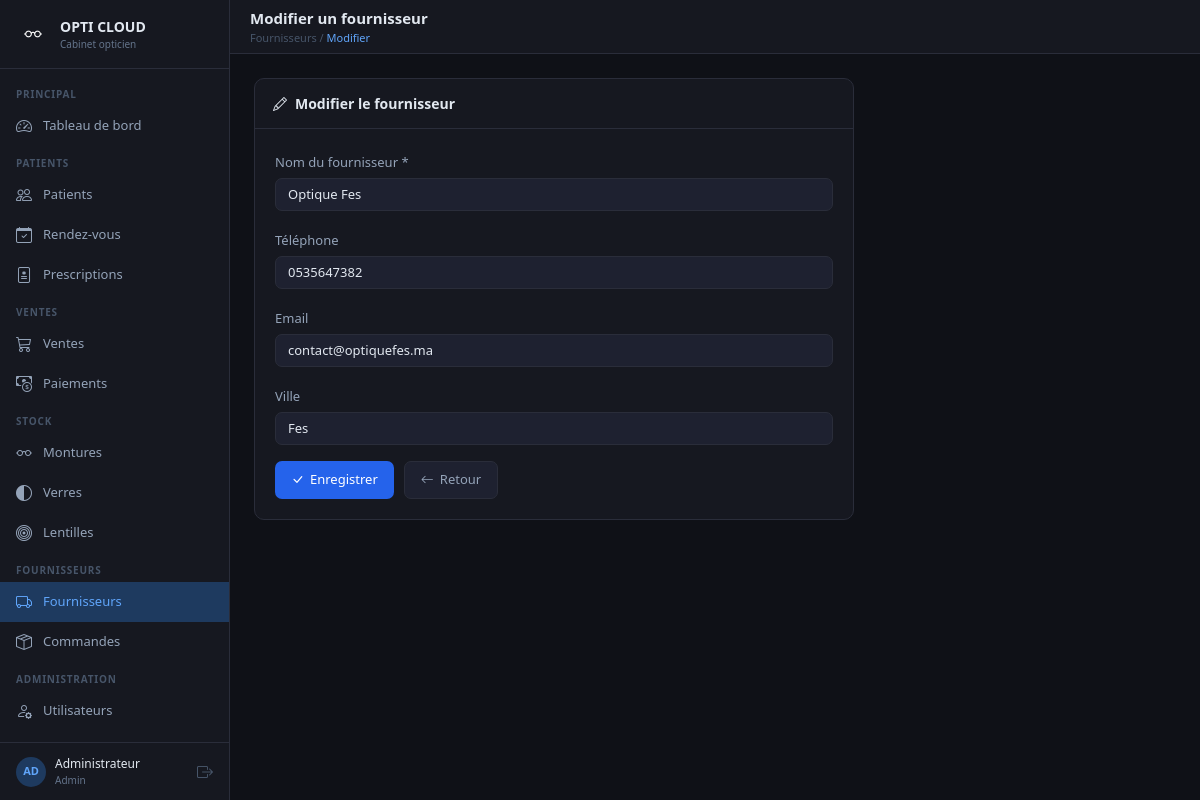
The app's page /fournisseur/fournisseur_modifier.php?id=5 (signed in) with its own data.
### tables this page shows
CREATE TABLE `fournisseur` (
  `id` int(11) NOT NULL AUTO_INCREMENT,
  `nom_fournisseur` varchar(100) NOT NULL,
  `tel_fournisseur` varchar(20) DEFAULT '',
  `email_fournisseur` varchar(100) DEFAULT '',
  `ville_fournisseur` varchar(100) DEFAULT '',
  PRIMARY KEY (`id`)
);

### fournisseur/fournisseur_modifier.php (the view, shortened to what this page needs)
<?php
require("../connexion.php");
$page_breadcrumb = "Fournisseurs / <span>Modifier</span>";
$id  = isset($_GET['id']) ? intval($_GET['id']) : 0;
$res = mysqli_query($con, "SELECT * FROM fournisseur WHERE id = $id");
$fournisseur = mysqli_fetch_assoc($res);
require("../layout.php");
?>
<div style="max-width:600px;">
    <div class="card-dark">
        <div class="card-header"><i class="bi bi-pencil me-2"></i>Modifier le fournisseur</div>
        <div style="padding:20px;">
            <form method="POST" class="form-dark">
                <div class="mb-3">
                    <label class="form-label">Nom du fournisseur *</label>
                    <input type="text" name="nom_fournisseur" class="form-control"
                           value="<?php echo htmlspecialchars($fournisseur['nom_fournisseur']); ?>">
                </div>
                <div class="mb-3">
                    <label class="form-label">Téléphone</label>
                    <input type="text" name="tel_fournisseur" class="form-control"
                           value="<?php echo htmlspecialchars($fournisseur['tel_fournisseur']); ?>">
                </div>
                <div class="mb-3">
                    <label class="form-label">Email</label>
                    <input type="email" name="email_fournisseur" class="form-control"
                           value="<?php echo htmlspecialchars($fournisseur['email_fournisseur']); ?>">
                </div>
                <div class="mb-3">
                    <label class="form-label">Ville</label>
                    <input type="text" name="ville_fournisseur" class="form-control"
                           value="<?php echo htmlspecialchars($fournisseur['ville_fournisseur']); ?>">
                </div>
                <div style="display:flex; gap:10px;">
                    <button type="submit" class="btn-primary-dark">
                        <i class="bi bi-check-lg"></i> Enregistrer
                    </button>
                    <a href="fournisseur_list.php" class="btn-secondary-dark">
                        <i class="bi bi-arrow-left"></i> Retour
                    </a>
                </div>
            </form>
        </div>
    </div>
</div>
<?php require("../layout_end.php"); ?>

### layout.php (style rules this page uses)
* { box-sizing: border-box; }
body { margin: 0; font-family: 'Segoe UI', sans-serif; background: #0f1117; color: #e2e8f0; display: flex; min-height: 100vh; }
.topbar-breadcrumb span { color: #60a5fa; }
.card-dark { background: #161820; border: 1px solid #2a2d3a; border-radius: 10px; }
.card-dark .card-header { background: transparent; border-bottom: 1px solid #2a2d3a; padding: 14px 18px; font-size: 14px; font-weight: 600; color: #e2e8f0; }
.form-dark .form-label { color: #94a3b8; font-size: 13px; margin-bottom: 5px; }
.form-dark .form-control, .form-dark .form-select { background: #1e2130; border: 1px solid #2a2d3a; color: #e2e8f0; border-radius: 7px; font-size: 13px; }
.form-dark .form-control::placeholder { color: #475569; }
.btn-primary-dark { background: #2563eb; border: none; color: #fff; border-radius: 7px; padding: 8px 16px; font-size: 13px; cursor: pointer; text-decoration: none; display: inline-flex; align-items: center; gap: 6px; }
.btn-secondary-dark { background: #1e2130; border: 1px solid #2a2d3a; color: #94a3b8; border-radius: 7px; padding: 8px 16px; font-size: 13px; cursor: pointer; text-decoration: none; display: inline-flex; align-items: center; gap: 6px; }

### records on screen
fournisseur: nom_fournisseur "Optique Fes", tel_fournisseur "0535647382", email_fournisseur "contact@optiquefes.ma", ville_fournisseur "Fes"

### other values on screen
substr($_SESSION['user_nom'],0,2) "AD"
$_SESSION['user_nom'] "Administrateur"
$_SESSION['user_role'] "Admin"
$page_title "Modifier un fournisseur"
